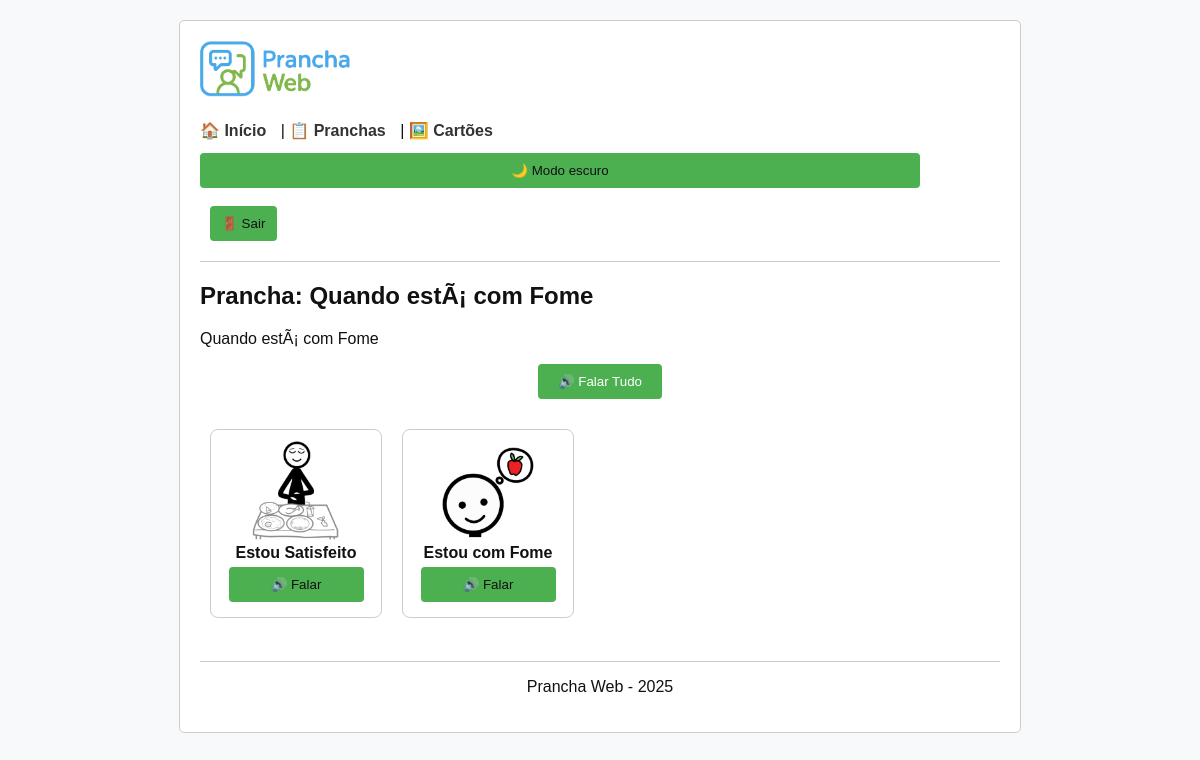
Screenshot of /pages/ver_prancha.php?id=5 (signed in) with the database file from the repository.
### tables this page shows
CREATE TABLE `pranchas` (
  `id` int(11) NOT NULL,
  `nome` varchar(255) NOT NULL,
  `descricao` text,
  `id_grupo` int(11) NOT NULL
);

CREATE TABLE `cartoes` (
  `id` int(11) NOT NULL,
  `titulo` varchar(255) NOT NULL,
  `imagem` varchar(255) DEFAULT NULL,
  `som` varchar(255) DEFAULT NULL,
  `texto_alternativo` varchar(255) DEFAULT NULL,
  `id_grupo` int(11) NOT NULL
);

### includes/modelo_pranchas.php (called while the page is built, shortened)
<?php
function buscarPranchaPorId($id_prancha) {
    $conexao = new mysqli(DB_HOST, DB_USUARIO, DB_SENHA, DB_NOME);
    $sql = "SELECT id, nome, descricao, id_grupo FROM pranchas WHERE id = ?";
    $comando = $conexao->prepare($sql);
    $comando->bind_param("i", $id_prancha);
    $comando->execute();
    $comando->bind_result($id, $nome, $descricao, $id_grupo);
    if ($comando->fetch()) {
        $prancha = [
            'id' => $id,
            'nome' => $nome,
            'descricao' => $descricao,
            'id_grupo' => $id_grupo
        ];
    } else {
        $prancha = null;
    }
    return $prancha;
}
function buscarCartoesPorIds($ids) {
    $conexao = new mysqli(DB_HOST, DB_USUARIO, DB_SENHA, DB_NOME);
    $placeholders = implode(',', array_fill(0, count($ids), '?'));
    $tipos = str_repeat('i', count($ids));
    $sql = "SELECT id, titulo, imagem, texto_alternativo FROM cartoes WHERE id IN ($placeholders)";
    $comando = $conexao->prepare($sql);
    $bind_params = array_merge([$tipos], $ids);
    call_user_func_array([$comando, 'bind_param'], refValues($bind_params));
    $comando->execute();
    $comando->store_result();
    $cartoes = [];
    $id = $titulo = $imagem = $texto_alternativo = "";
    $comando->bind_result($id, $titulo, $imagem, $texto_alternativo);
    while ($comando->fetch()) {
        $cartoes[$id] = [
            'id' => $id,
            'titulo' => $titulo,
            'imagem' => $imagem,
            'texto_alternativo' => $texto_alternativo
        ];
    }
    $ordenados = [];
    foreach ($ids as $id_busca) {
        if (isset($cartoes[$id_busca])) {
            $ordenados[] = $cartoes[$id_busca];
        }
    }
    return $ordenados;
}
function refValues($arr) {
    $refs = [];
    foreach ($arr as $key => $value) {
        $refs[$key] = &$arr[$key];
    }
    return $refs;
}
?>

### pages/ver_prancha.php (the view, shortened to what this page needs)
<?php include '../includes/cabecalho.php'; ?>
<?php require_once '../includes/modelo_pranchas.php'; ?>
<?php
$id_prancha = intval($_GET['id']);
$prancha = buscarPranchaPorId($id_prancha);
$cartoes_ids = buscarCartoesDaPrancha($id_prancha);
$cartoes = buscarCartoesPorIds($cartoes_ids);
?>
<h2>Prancha: <?php echo htmlspecialchars($prancha['nome']); ?></h2>
<p><?php echo htmlspecialchars($prancha['descricao']); ?></p>
    <button class="botao-falar-tudo" onclick="falarListaDeCartoes(listaDeCartoes)">🔊 Falar Tudo</button>
<?php if (count($cartoes) > 0): ?>
    <div class="lista-cartoes">
        <?php foreach ($cartoes as $cartao): ?>
            <div class="cartao-item">
                <img src="../imagens/cartoes/<?php echo htmlspecialchars($cartao['imagem']); ?>" alt="<?php echo htmlspecialchars($cartao['texto_alternativo']); ?>"><br>
                <strong><?php echo htmlspecialchars($cartao['titulo']); ?></strong><br>
                <button onclick="falar('<?php echo addslashes($cartao['titulo']); ?>')">🔊 Falar</button>
            </div>
        <?php endforeach; ?>
    </div>
    <br>
<?php else: ?>
    <p>Nenhum cartão nesta prancha.</p>
<?php endif; ?>
<?php include '../includes/rodape.php'; ?>

### assets/css/style.css (style rules this page uses)
:root { --bg: #f8f9fa; --fg: #111111; --muted: #333333; --card-bg: #ffffff; --border: #cccccc; --btn-bg: #4CAF50; --btn-bg-hover: #45a049; --btn-fg: #ffffff; --link: #333333; --link-visited: #333333; }
html, body { height: 100%; }
body { background-color: var(--bg); color: var(--fg); font-family: Arial, sans-serif; }
button { padding: 8px 12px; border-radius: 4px; border: none; cursor: pointer; color: var(--btn-fg); background-color: var(--btn-bg); }
input, button { width: 90%; padding: 10px; margin: 5px 0; color: var(--fg); }
.cartao-item { width: 150px; margin: 10px; text-align: center; border: 1px solid var(--border); border-radius: 8px; padding: 10px; background-color: var(--card-bg); display: inline-block; vertical-align: top; }
.cartao-item img { width: 100px; height: 100px; object-fit: cover; }
.lista-cartoes { display: flex; flex-wrap: wrap; }
.botao-falar-tudo { display: block; margin: 10px auto 20px auto; padding: 10px 20px; background-color: var(--btn-bg); color: var(--btn-fg); border: none; border-radius: 4px; cursor: pointer; text-align: center; width: auto; white-space: nowrap; }

### rows the page displays
pranchas: nome "Quando estÃ¡ com Fome", descricao "Quando estÃ¡ com Fome"
cartoes: imagem (picture), titulo "Estou Satisfeito"
cartoes: imagem (picture), titulo "Estou com Fome"
